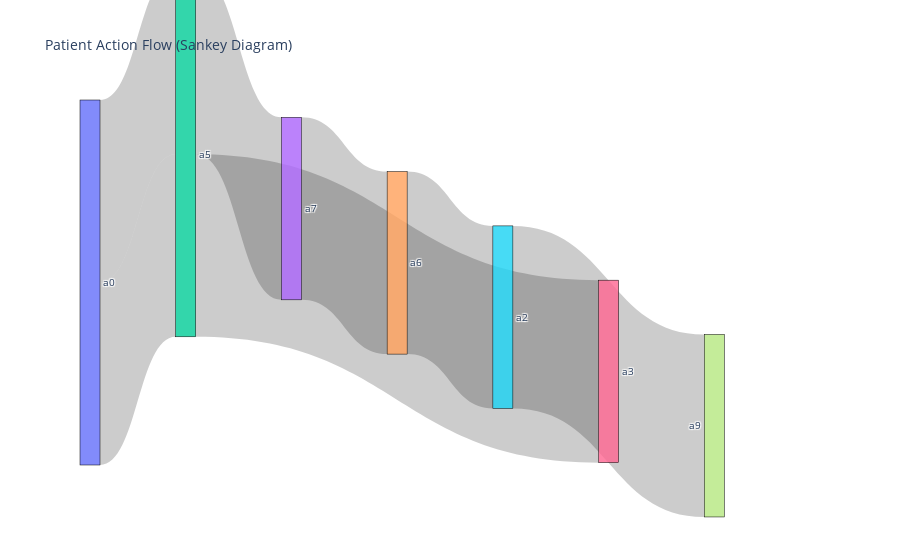

Notebook code for this chart:
### Markdown cell above
### Seeds set to zero and q-learning turned off

Total system cost: 79298

Average queue penalty: 1695.0

Average clinical penalty: 24.072130319255244

Average wait time: 152.0

Average clinical variables: {'bp': 101.63407345440639, 'glucose': 89.71730550340759, 'bmi': 22.11140459285633, 'oxygen': 97.09401427371196, 'mental_health': 80.40158540727238}

Best Q-learning action per pathway (state):

|  |  |  |
|--|--|--|
|  Pathway: P0 | Best q_threshold: 0 | Q-value: -51431.22 |
|  Pathway: P1 | Best q_threshold: 0 | Q-value: -51529.29 |
|  Pathway: P2 | Best q_threshold: 0 | Q-value: -51482.96 |
|  Pathway: P3 | Best q_threshold: 0 | Q-value: -51261.64 |
|  Pathway: P5 | Best q_threshold: 0 | Q-value: -51503.65 |
|  Pathway: P6 | Best q_threshold: 0 | Q-value: -51422.84 |
|  Pathway: P7 | Best q_threshold: 0 | Q-value: -51645.68 |
|  Pathway: P8 | Best q_threshold: 0 | Q-value: -51364.57 |
|  Pathway: P9 | Best q_threshold: 0 | Q-value: -51519.21 |
|  Pathway: P4 | Best q_threshold: 0 | Q-value: -51481.00 |

### Seeds set to zero and q-learning turned on

Total system cost: 73627

Average queue penalty: 2460.1

Average clinical penalty: 27.920978757587385

Average wait time: 142.3

Average clinical variables: {'bp': 100.38514663991313, 'glucose': 89.80040037148892, 'bmi': 22.17657530032658, 'oxygen': 95.54348813254944, 'mental_health': 78.75233106841272}

Best Q-learning action per pathway (state):

|  |  |  |
|--|--|--|
|  Pathway: P0 | Best q_threshold: 2 | Q-value: -46999.13 |
|  Pathway: P1 | Best q_threshold: 0 | Q-value: -47122.40 |
|  Pathway: P2 | Best q_threshold: -2 | Q-value: -47123.83 | 
|  Pathway: P3 | Best q_threshold: -1 | Q-value: -47092.95 |
|  Pathway: P5 | Best q_threshold: 1 | Q-value: -47244.99 |
|  Pathway: P6 | Best q_threshold: -3 | Q-value: -47188.13 |
|  Pathway: P7 | Best q_threshold: -2 | Q-value: -46950.68 |
|  Pathway: P8 | Best q_threshold: 0 | Q-value: -47093.58 |
|  Pathway: P9 | Best q_threshold: 2 | Q-value: -47152.03 |
|  Pathway: P4 | Best q_threshold: 2 | Q-value: -47273.64 |

### Code cell
# Display activity_log as a DataFrame (tabular form)
activity_df = pd.DataFrame(activity_log)
# filter to one example patient for clarity
example_patient_df = activity_df[activity_df['patient_id'] == 3]
example_patient_pathway_df = example_patient_df[example_patient_df['pathway_code'] == 'P6']
#example_patient_df = activity_df

display(example_patient_pathway_df.head(20))  

timesteps = sorted(example_patient_df['simulation_time'].unique())
all_pathways = sorted(example_patient_df['pathway_code'].unique())

# Build a DataFrame: index=timesteps, columns=pathways, value=1 if patient is on that pathway at that time
presence_matrix = pd.DataFrame(0, index=timesteps, columns=all_pathways)
for t in timesteps:
    active_pathways = example_patient_df[example_patient_df['simulation_time'] == t]['pathway_code'].unique()
    for pw in active_pathways:
        presence_matrix.loc[t, pw] = 1

plt.figure(figsize=(12, 4))
ax = sns.heatmap(presence_matrix.T, cmap="Greens", cbar=False, linewidths=0.5, linecolor='gray')

# Overlay red squares where the next action is 'a9' for patient 3
for idx, row in example_patient_df.iterrows():
    if row['next_action'] == 'a9':
        # simulation_time is x, pathway_code is y
        x = row['simulation_time'] - 1  # adjust for zero-based index in heatmap
        y = all_pathways.index(row['pathway_code'])
        ax.add_patch(plt.Rectangle((x, y), 1, 1, fill=True, color='red', alpha=0.5, lw=0))

plt.title(f"Pathway Presence Over Time for Patient 3 (Red = next action 'a9')")
plt.xlabel("Simulation Time")
plt.ylabel("Pathway")
plt.yticks(ticks=np.arange(len(all_pathways)) + 0.5, labels=all_pathways, rotation=0)
plt.show()

# Prepare data for Sankey diagram
filtered_df = example_patient_pathway_df.dropna(subset=['action_name','next_action'])
sources = filtered_df['action_name']
targets = filtered_df['next_action']
labels = list(pd.unique(pd.concat([sources, targets])))

# Cut the 'a9' output action from the Sankey diagram
mask = sources != 'a9'
filtered_sources = sources[mask]
filtered_targets = targets[mask]

print(sources)
print(targets)
print("Filtered sources and targets (excluding 'a9'):")
print(filtered_sources)
print(filtered_targets)

values = [1] * len(filtered_df)  # Each transition counts as 1

left_nodes = ['a0', 'a1']
right_nodes = ['a9']
middle_nodes = [l for l in labels if l not in left_nodes + right_nodes]
ordered_labels = left_nodes + middle_nodes + right_nodes

# Remap indices for sources and targets
label_indices_ordered = {label: idx for idx, label in enumerate(ordered_labels)}
source_indices_ordered = filtered_sources.map(label_indices_ordered)
target_indices_ordered = filtered_targets.map(label_indices_ordered)

# Set x positions: 0 for left, 1 for right, 0.5 for middle
x_positions = [i / (len(ordered_labels) - 1) for i in range(len(ordered_labels))]
for label in ordered_labels:
    if label in left_nodes:
        x_positions.append(0.0)
    elif label in right_nodes:
        x_positions.append(1.0)
    else:
        x_positions.append(0.5)

# Optional: set y positions to spread nodes vertically
y_positions = [i / (len(ordered_labels) - 1) for i in range(len(ordered_labels))]


fig = go.Figure(data=[go.Sankey(
    node=dict(
        pad=15,
        thickness=20,
        line=dict(color="black", width=0.5),
        label=ordered_labels,
        x=x_positions,
        y=y_positions,
    ),
    link=dict(
        source=source_indices_ordered,
        target=target_indices_ordered,
        value=values,
    ))])

fig.update_layout(title_text="Patient Action Flow (Sankey Diagram)", font_size=10)
fig.show()

### Figure 1 — Plotly figure (JSON) as saved in the notebook; plotly's stock layout.template omitted (floating-point values rounded to 4 significant figures)
{"data": [{"link": {"source": [0, 2, 3, 4, 5, 0, 2], "target": [2, 3, 4, 5, 7, 2, 6], "value": [1, 1, 1, 1, 1, 1, 1]}, "node": {"label": ["a0", "a1", "a5", "a7", "a6", "a2", "a3", "a9"], "line": {"color": "black", "width": 0.5}, "pad": 15, "thickness": 20, "x": [0, 0.1429, 0.2857, 0.4286, 0.5714, 0.7143, 0.8571, 1, 0, 0, 0.5, 0.5, 0.5, 0.5, 0.5, 1], "y": [0, 0.1429, 0.2857, 0.4286, 0.5714, 0.7143, 0.8571, 1]}, "type": "sankey"}], "layout": {"font": {"size": 10}, "title": {"text": "Patient Action Flow (Sankey Diagram)"}}}
